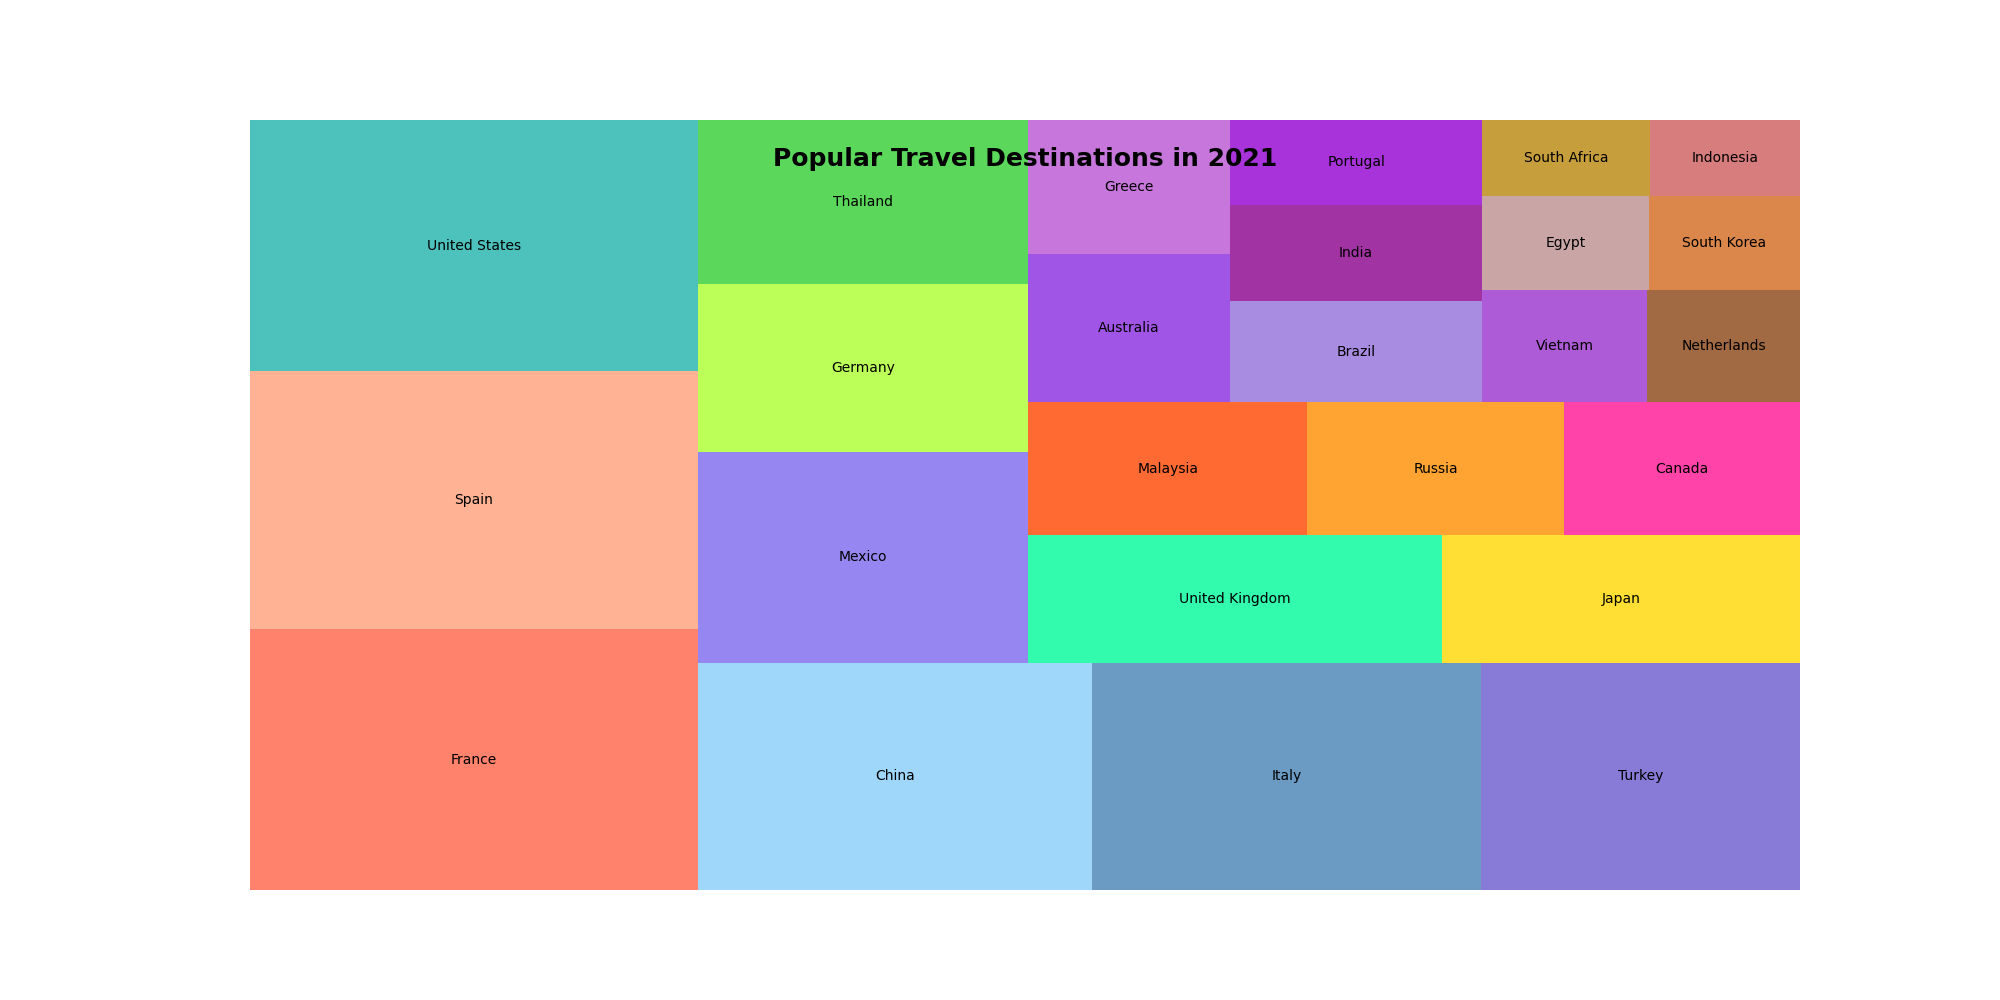

This figure's Python source:

import matplotlib.pyplot as plt
import squarify

labels = ['France', 'Spain', 'United States', 'China', 'Italy', 'Turkey', 'Mexico', 'Germany', 'Thailand', 'United Kingdom', 'Japan', 'Malaysia', 'Russia', 'Canada', 'Australia', 'Greece', 'Brazil', 'India', 'Portugal', 'Vietnam', 'Netherlands', 'Egypt', 'South Korea', 'South Africa', 'Indonesia']
sizes = [82, 81, 79, 63, 62, 51, 49, 39, 38, 37, 32, 26, 24, 22, 21, 19, 18, 17, 15, 13, 12, 11, 10, 9, 8]
colors = ['#FF6347', '#FFA07A', '#20B2AA', '#87CEFA', '#4682B4', '#6A5ACD', '#7B68EE', '#ADFF2F', '#32CD32', '#00FA9A', '#FFD700', '#FF4500', '#FF8C00', '#FF1493', '#8A2BE2', '#BA55D3', '#9370DB', '#8B008B', '#9400D3', '#9932CC', '#8B4513', '#BC8F8F', '#D2691E', '#B8860B', '#CD5C5C']

plt.figure(figsize=(20, 10))
squarify.plot(sizes=sizes, label=labels, color=colors, alpha=0.8)
plt.title('Popular Travel Destinations in 2021', fontsize=18, fontweight='bold', y=0.93)
plt.axis('off')
plt.show()
